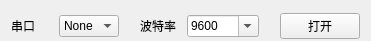
     <widget class="QWidget" name="horizontalLayoutWidget">
      <property name="geometry">
       <rect>
        <x>10</x>
        <y>10</y>
        <width>371</width>
        <height>41</height>
       </rect>
      </property>
      <layout class="QHBoxLayout" name="horizontalLayout">
       <property name="sizeConstraint">
        <enum>QLayout::SetDefaultConstraint</enum>
       </property>
       <property name="bottomMargin">
        <number>0</number>
       </property>
       <item>
        <widget class="QLabel" name="label_2">
         <property name="text">
          <string>串口</string>
         </property>
        </widget>
       </item>
       <item>
        <spacer name="horizontalSpacer">
         <property name="orientation">
          <enum>Qt::Horizontal</enum>
         </property>
         <property name="sizeType">
          <enum>QSizePolicy::Fixed</enum>
         </property>
         <property name="sizeHint" stdset="0">
          <size>
           <width>5</width>
           <height>20</height>
          </size>
         </property>
        </spacer>
       </item>
       <item>
        <widget class="QComboBox" name="serialComboBox">
         <item>
          <property name="text">
           <string>None</string>
          </property>
         </item>
        </widget>
       </item>
       <item>
        <spacer name="horizontalSpacer_2">
         <property name="orientation">
          <enum>Qt::Horizontal</enum>
         </property>
         <property name="sizeType">
          <enum>QSizePolicy::Fixed</enum>
         </property>
         <property name="sizeHint" stdset="0">
          <size>
           <width>15</width>
           <height>20</height>
          </size>
         </property>
        </spacer>
       </item>
       <item>
        <widget class="QLabel" name="label">
         <property name="text">
          <string>波特率</string>
         </property>
        </widget>
       </item>
       <item>
        <spacer name="horizontalSpacer_3">
         <property name="orientation">
          <enum>Qt::Horizontal</enum>
         </property>
         <property name="sizeType">
          <enum>QSizePolicy::Fixed</enum>
         </property>
         <property name="sizeHint" stdset="0">
          <size>
           <width>5</width>
           <height>20</height>
          </size>
         </property>
        </spacer>
       </item>
       <item>
        <widget class="QComboBox" name="baudComboBoX">
         <property name="contextMenuPolicy">
          <enum>Qt::ActionsContextMenu</enum>
         </property>
         <property name="whatsThis">
          <string extracomment="波特率"/>
         </property>
         <property name="editable">
          <bool>true</bool>
         </property>
         <property name="maxVisibleItems">
          <number>10</number>
         </property>
         <item>
          <property name="text">
           <string>9600</string>
          </property>
         </item>
         <item>
          <property name="text">
           <string>57600</string>
          </property>
         </item>
         <item>
          <property name="text">
           <string>19200</string>
          </property>
         </item>
         <item>
          <property name="text">
           <string>38400</string>
          </property>
         </item>
         <item>
          <property name="text">
           <string>115200</string>
          </property>
         </item>
        </widget>
       </item>
       <item>
        <spacer name="horizontalSpacer_4">
         <property name="orientation">
          <enum>Qt::Horizontal</enum>
         </property>
         <property name="sizeType">
          <enum>QSizePolicy::Fixed</enum>
         </property>
         <property name="sizeHint" stdset="0">
          <size>
           <width>15</width>
           <height>20</height>
          </size>
         </property>
        </spacer>
       </item>
       <item>
        <widget class="QPushButton" name="serialConnectButton">
         <property name="text">
          <string>打开</string>
         </property>
        </widget>
       </item>
      </layout>
     </widget>
